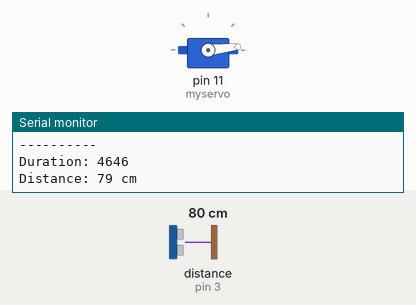
The sketch below on a simulated Arduino Uno, built with avr-gcc and run on an emulated ATmega328P. On the bench: servo, the last lines printed to the serial monitor. Wiring (inferred from the names in the program): ultrasonic range finder: trigger pin 4; echo pin 3. The test bench sets the inputs (shaded band); at power-on: distance to the obstacle (sensor on pin 3) 80 cm. The echo pulse lasts 58.3 µs per cm.

Above: at 1.2 s.
1.3 s: distance to the obstacle (sensor on pin 3) set to 250 cm
4.3 s: distance to the obstacle (sensor on pin 3) set to 18 cm
At 4.56 s:
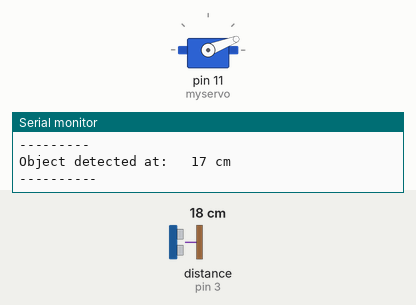
10.3 s: distance to the obstacle (sensor on pin 3) set to 163 cm
At 10.35 s:
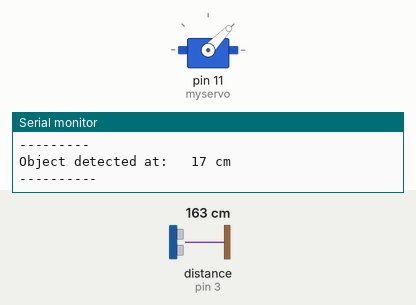
Timing chart, 0 to 19.3 s (numbered marks = the images above; inputs shaded):
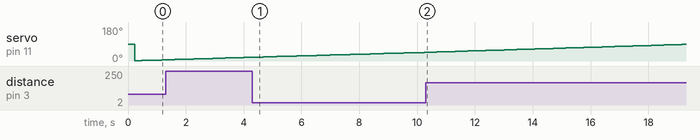

The sketch:

servo.ino
```cpp
#include <Servo.h>

#define trigPin 4
#define echoPin 3

Servo myservo;

int rotation, val;

void setup()
{
  // put your setup code here, to run once:
  Serial.begin(9600);
  pinMode(trigPin, OUTPUT);
  pinMode(echoPin, INPUT);
  myservo.attach(11);
}

void loop()
{

	// put your main code here, to run repeatedly:
  int duration, distance,cdistance = 160, angle = 0;

  for (int i = 2; i <= 90; i++)
    {
      digitalWrite(trigPin, HIGH);
      delayMicroseconds(1000);
      digitalWrite(trigPin, LOW);
      duration = pulseIn(echoPin, HIGH);
      distance = (duration/2) / 29.2;

      // Debug print serial
      Serial.print("Duration: ");
      Serial.println(duration);
      Serial.print("Distance: ");
      Serial.print(distance);
      Serial.println(" cm");
      Serial.print("Angle");
      Serial.println(myservo.read());
      Serial.println("---------");

      // Check only if the distance is less than 2m
      if (distance > 0 && distance < 160)
	{
	  // Debug print serial
	  Serial.print("Object detected at: \t");
	  Serial.print(distance);
	  Serial.println(" cm");
	  Serial.println("----------");

	  // Check if the distance is less than the highest
	  // distance measured
	  if (cdistance > distance)
	    {
	      cdistance = distance;
	      angle = i;
	    }
	}
      delay(200);
      myservo.write(i);
    }

  myservo.write(angle);
  Serial.print("Turning to angle: ");
  Serial.println(angle);
  delay(6000);

}
```
